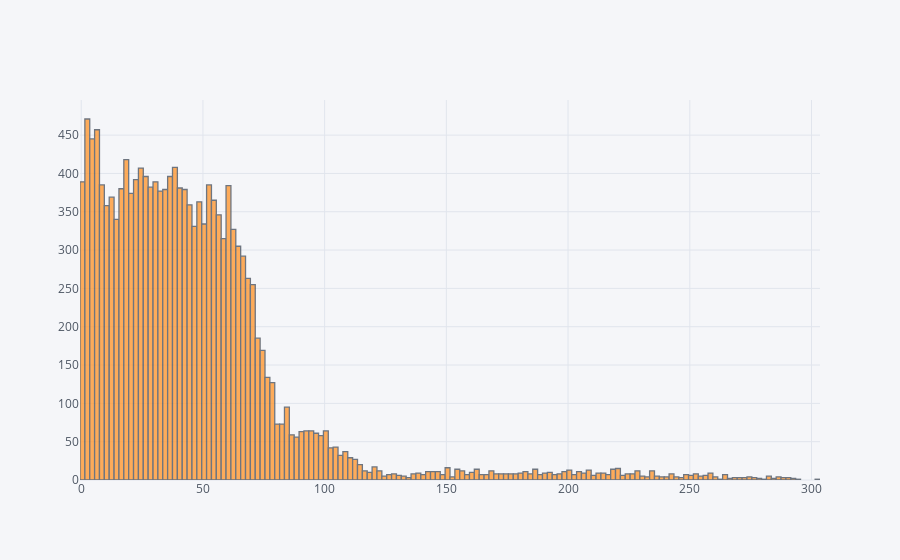

The code cell stored with this chart in its notebook:
### Code cell
train[train.default == 1].Term.iplot(kind = 'hist')

### Figure 1 — Plotly figure (JSON) as saved in the notebook; plotly's stock layout.template omitted (floating-point values rounded to 4 significant figures; data arrays with more than 128 entries replaced by an {"elided": "..."} marker saying what was removed)
{"data": [{"histfunc": "count", "histnorm": "", "marker": {"color": "rgba(255, 153, 51, 1.0)", "line": {"color": "#4D5663", "width": 1.3}}, "name": "Term", "opacity": 0.8, "orientation": "v", "type": "histogram", "x": {"elided": "15548 int values"}}], "layout": {"barmode": "overlay", "legend": {"bgcolor": "#F5F6F9", "font": {"color": "#4D5663"}}, "paper_bgcolor": "#F5F6F9", "plot_bgcolor": "#F5F6F9", "titlefont": {"color": "#4D5663"}, "xaxis1": {"gridcolor": "#E1E5ED", "showgrid": true, "tickfont": {"color": "#4D5663"}, "title": "", "titlefont": {"color": "#4D5663"}, "zerolinecolor": "#E1E5ED"}, "yaxis1": {"gridcolor": "#E1E5ED", "showgrid": true, "tickfont": {"color": "#4D5663"}, "title": "", "titlefont": {"color": "#4D5663"}, "zerolinecolor": "#E1E5ED"}}}
